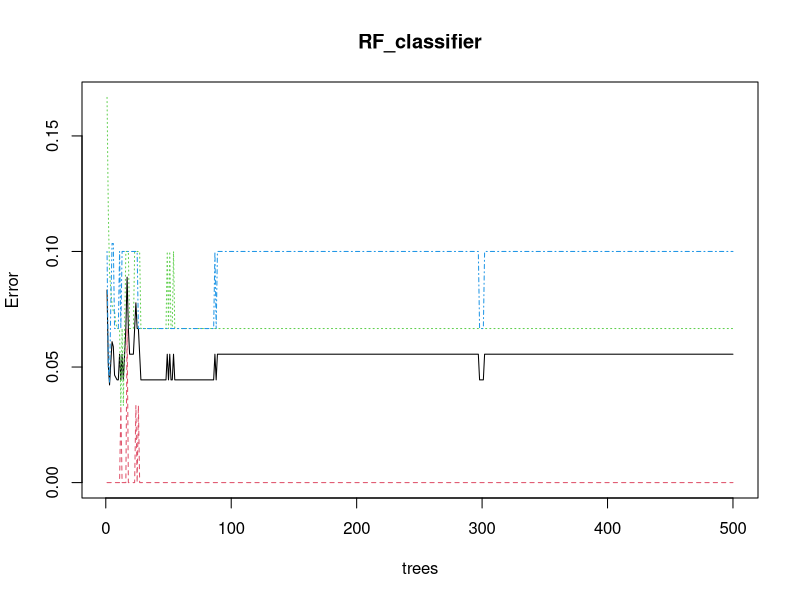
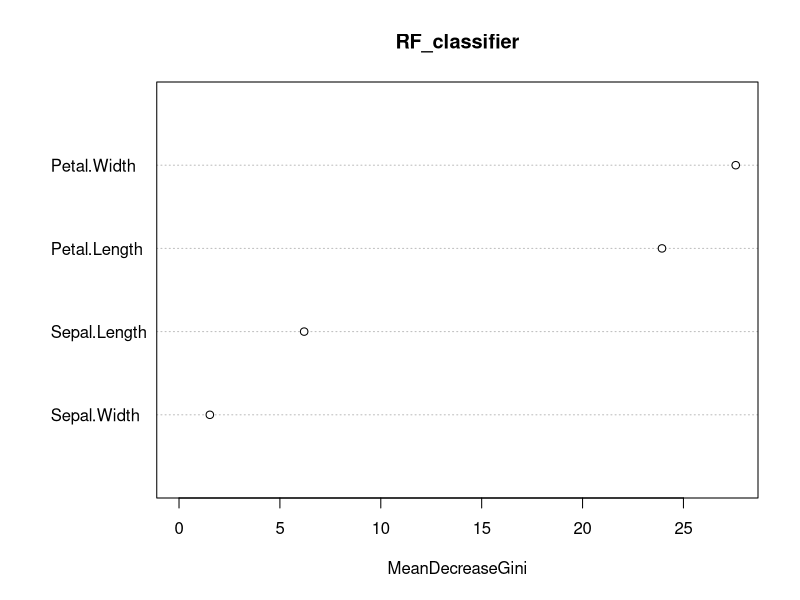

The R source for these figures, in order:
data(iris)

# Structure 
str(iris)

# Installing package
install.packages("caTools")	 # For sampling the dataset
install.packages("randomForest") # For implementing random forest algorithm

# Loading package
library(caTools)
library(randomForest)

# Splitting data in train and test data
split <- sample.split(iris, SplitRatio = 0.7)
split

train <- subset(iris, split == "TRUE")
test <- subset(iris, split == "FALSE")

# Fitting Random Forest to the train dataset
set.seed(120) # Setting seed
RF_classifier = randomForest(x = train[-5],
                             y = train$Species,
                             ntree = 500)

RF_classifier

# Predicting the Test set results
y_pred = predict(RF_classifier, newdata = test[-5])

# Confusion Matrix
confusion_mtx = table(test[, 5], y_pred)
confusion_mtx

# Plotting model
plot(RF_classifier)

# Importance plot
importance(RF_classifier)

# Variable importance plot
varImpPlot(RF_classifier)
